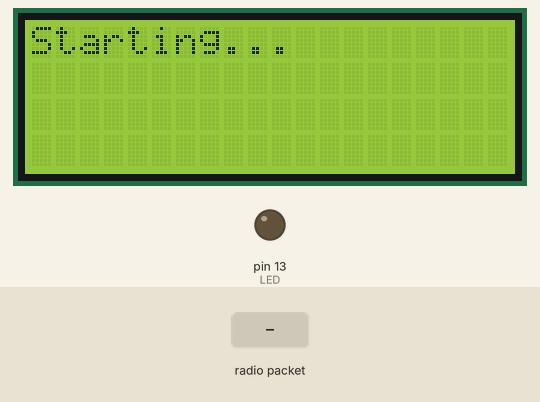
This sketch was run on a simulated Arduino Uno, built with avr-gcc and run on an emulated ATmega328P. Parts: 20×4 character LCD, output pins drawn as LEDs (lit = HIGH). The inputs (shaded band) are chosen by the test bench. No radio packets arrive unless stated; pins used as bus, display or sensor lines are not drawn; what the sketch prints to the serial monitor is not drawn.

Above: at 1.3 s.
1.4 s: radio packet "5" arrives
At 2.5 s:
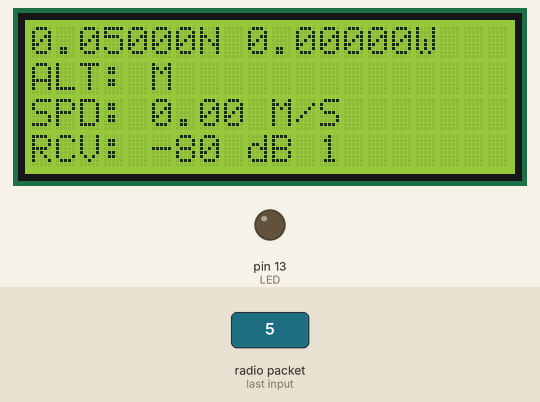
3.0 s: radio packet "90" arrives
At 3.09 s:
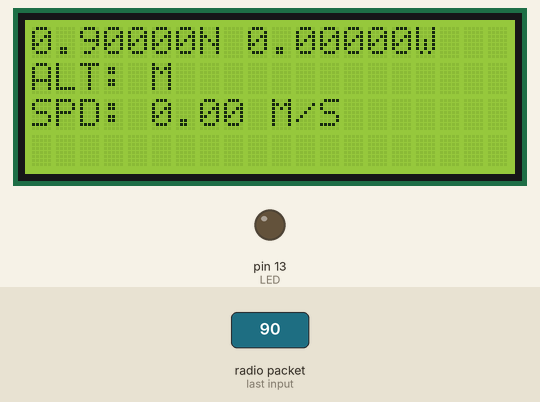
4.6 s: radio packet "200" arrives
At 5.0 s:
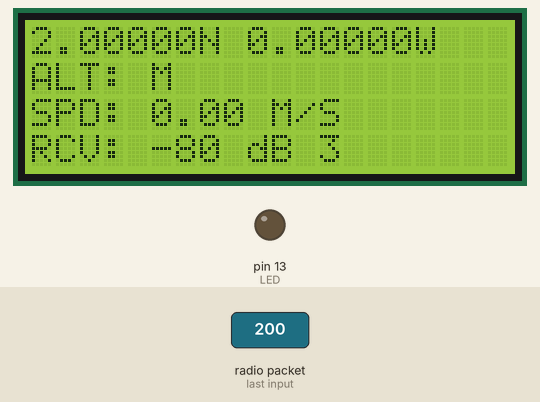
Timing chart, 0 to 7.6 s (numbered marks = the images above; inputs shaded):
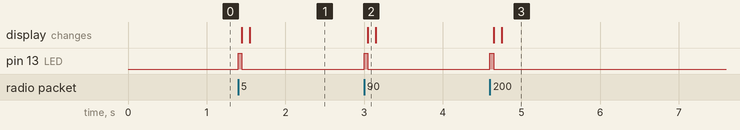

Measured:
- after the input at 1.4 s, pin 13 (LED): LOW → HIGH at once, → LOW 0.04 s later; the display: first changes at once (image 1 shows a later state)
- after the input at 3.0 s, pin 13 (LED): LOW → HIGH at once, → LOW 0.05 s later; the display: changes after 0.05 s (image 2)
- after the input at 4.6 s, pin 13 (LED): LOW → HIGH at once, → LOW 0.05 s later; the display: first changes after 0.05 s (image 3 shows a later state)

The sketch:

GPS_Test_parsed_recieve.ino
```cpp
#include <SPI.h>
#include <RH_RF95.h>
#include <LiquidCrystal.h>

/* for feather32u4 */
#define RFM95_CS 8
#define RFM95_RST 4
#define RFM95_INT 7
// Change to 434.0 or other frequency, must match RX's freq!
#define RF95_FREQ 868.0

// Singleton instance of the radio driver
RH_RF95 rf95(RFM95_CS, RFM95_INT);

// Blinky on receipt
#define LED 13
// initialize the library with the numbers of the interface pins
LiquidCrystal lcd(6, 5, 9, 10, 11, 12);

unsigned long time;

void setup() {
   // set up the LCD's number of columns and rows:
  lcd.begin(20, 4);//number of columns and rows of display
  lcd.print("Starting...");

 pinMode(LED, OUTPUT);
  pinMode(RFM95_RST, OUTPUT);
  digitalWrite(RFM95_RST, HIGH);

  Serial.begin(9600);
  delay(100);

    // manual reset
  digitalWrite(RFM95_RST, LOW);
  delay(10);
  digitalWrite(RFM95_RST, HIGH);
  delay(10);

  while (!rf95.init()) {
    lcd.print("LoRa radio init failed");
    while (1);
  }
  //Serial.println("LoRa radio init OK!");

  // Defaults after init are 434.0MHz, modulation GFSK_Rb250Fd250, +13dbM
  if (!rf95.setFrequency(RF95_FREQ)) {
   // Serial.println("setFrequency failed");
    while (1);
  }
  //Serial.print("Set Freq to: "); Serial.println(RF95_FREQ);

  // Defaults after init are 434.0MHz, 13dBm, Bw = 125 kHz, Cr = 4/5, Sf = 128chips/symbol, CRC on

  // The default transmitter power is 13dBm, using PA_BOOST.
  // If you are using RFM95/96/97/98 modules which uses the PA_BOOST transmitter pin, then
  // you can set transmitter powers from 5 to 23 dBm:
  rf95.setTxPower(23, false);

}
char buffer[50];
byte sendLen;
char timestr[8];
int loopnumber=0;


void loop() {


  if (rf95.available())
  {
    //lcd.print("Signal Aquired...")
    uint8_t buf[50];
    uint8_t len=sizeof(buf);
  memset(buf, '\0', sizeof(buffer));
    if (rf95.recv(buf, &len))
    {
      loopnumber ++;
      digitalWrite(LED, HIGH);
      //RH_RF95::printBuffer("Recieved: ", buf, len);
      Serial.print("Message Recieved: ");
      Serial.println((char*)buf);

      char* data= buf;
//      complc= strchr(buf, ',');

//Serial.println(buf);
      char* lat= strtok(data, ",");
      char* latstr=strtok(0,",");
      char* lon=strtok(0,",");
      char* lonstr=strtok(0,",");
      char* alt=strtok(0,",");
      char* spd=strtok(0,",");
//      Serial.println((char*) lat);
//      Serial.println((char*) latstr);
//      Serial.println((char*) lonstr);
//      Serial.println(alt);

//Latitude
char* latdegchar= (lat);//Pointer Char type (format DDMMMM.MMMM)
char* latminchar= (lat+2);//Exclude first two digits from char array
float latmin= atof(latminchar);//convert min to FLOAT
float latdegmin= atof(latdegchar);
float latdeg=(latdegmin-latmin)/100;//Subtract MIN from DEG
float latdegdeci=latdeg+latmin/60;//Convert MIN to deci degree and add to deg
Serial.print("Lat: ");
Serial.println(latdegdeci, 5);

//Longitude
char* londegchar= lon;
char* lonminchar=(lon+3);
float lonmin= atof(lonminchar);
float londegmin= atof(londegchar);
float londeg=(londegmin-lonmin)/100;
float londegdeci=londeg+lonmin/60;
Serial.print("lon: ");
Serial.println(lon);
Serial.print("londeg: ");
Serial.println(londeg);

Serial.print("lonmin: ");
Serial.println(lonmin);

//spd
double Dspd= atof(spd);

Serial.print("Lon: ");
Serial.println(londegdeci, 5);
Serial.print("Alt:");
Serial.println(alt);
Serial.print("Speed: ");
Serial.println(spd);
//Print to LCD
  lcd.clear();
  lcd.setCursor(0, 0);
  lcd.print(latdegdeci, 5);
  lcd.print("N ");
  //lcd.setCursor(0, 2);
  lcd.print(londegdeci, 5);
  lcd.print("W");
  lcd.setCursor(0,1);
  lcd.print("ALT:");
  lcd.print(alt);
  lcd.print(" M");
  lcd.setCursor(0,2);
  lcd.print("SPD: ");
  lcd.print(Dspd/1.944);
  lcd.print(" M/S");
      digitalWrite(LED, LOW);
      delay(100);
      // Reply
//      digitalWrite(LED, HIGH);
//      time=millis();
//      dtostrf(time,8,1, timestr);
//      sprintf(buffer, "time recieved: %s", timestr);
//     sendLen= strlen(buffer);
//     Serial.println(buffer);
//     Serial.println("Replying...");
//     rf95.send((uint8_t*)buffer, sendLen);
     digitalWrite(LED, LOW);
      Serial.println(loopnumber);
      lcd.setCursor(0,3);
      lcd.print("RCV: ");
      lcd.print(rf95.lastRssi(), DEC);
      lcd.print(" dB ");
      lcd.print(loopnumber);
    }

  }

}
```
